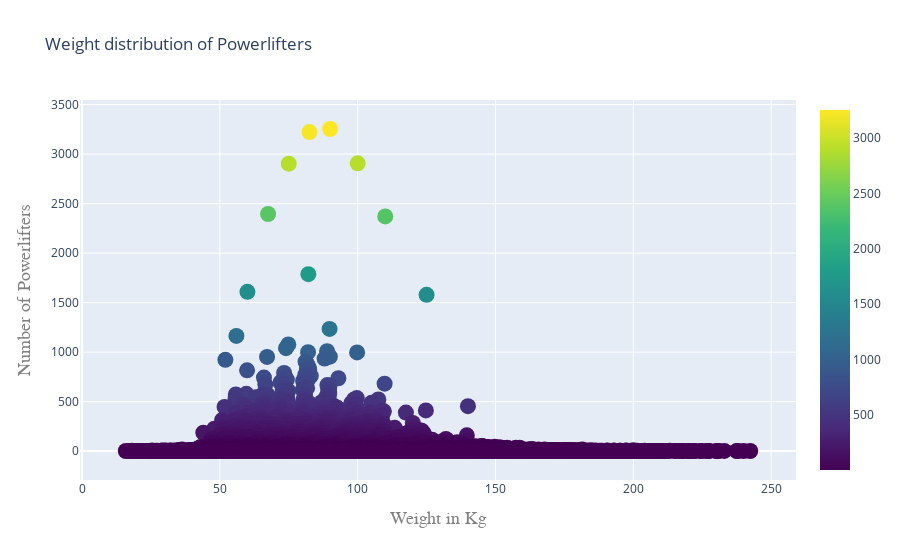

This figure's notebook cell:
### Markdown cell above
#### Distribution of Bodyweight of Powerlifters

### Code cell
val = openpowerlifting['BodyweightKg'].value_counts()
trace1 = go.Scatter(
    x = val.index,
    y = val.values,
    mode='markers',
    marker=dict(
        size=16,
        color = val.values, #set color equal to a variable
        colorscale='Viridis',
        showscale=True
    )
)

layout = go.Layout(
    title='Weight distribution of Powerlifters',
    xaxis=dict(
        title='Weight in Kg',
        titlefont=dict(
            family='Courier New, monospace',
            size=18,
            color='#7f7f7f'
        )
    ),
    yaxis=dict(
        title='Number of Powerlifters',
        titlefont=dict(
            family='Courier New, monospace',
            size=18,
            color='#7f7f7f'
        )
    )
)

data = [trace1]

py.iplot(go.Figure(data=data, layout=layout))

### Figure 1 — Plotly figure (JSON) as saved in the notebook; plotly's stock layout.template omitted (floating-point values rounded to 4 significant figures; data arrays with more than 128 entries replaced by an {"elided": "..."} marker saying what was removed)
{"data": [{"marker": {"color": {"elided": "9110 int values"}, "colorscale": [[0, "#440154"], [0.1111, "#482878"], [0.2222, "#3e4989"], [0.3333, "#31688e"], [0.4444, "#26828e"], [0.5556, "#1f9e89"], [0.6667, "#35b779"], [0.7778, "#6ece58"], [0.8889, "#b5de2b"], [1, "#fde725"]], "showscale": true, "size": 16}, "mode": "markers", "type": "scatter", "x": {"elided": "9110 float values"}, "y": {"elided": "9110 int values"}}], "layout": {"title": {"text": "Weight distribution of Powerlifters"}, "xaxis": {"title": {"font": {"color": "#7f7f7f", "family": "Courier New, monospace", "size": 18}, "text": "Weight in Kg"}}, "yaxis": {"title": {"font": {"color": "#7f7f7f", "family": "Courier New, monospace", "size": 18}, "text": "Number of Powerlifters"}}}}
